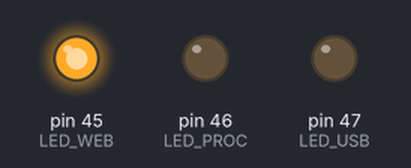
Bench run of a sketch on a simulated Arduino Mega 2560, built with avr-gcc and run on an emulated ATmega2560. Parts: output pins drawn as LEDs (lit = HIGH).

Above: at 0.5 s.
At 2.5 s:
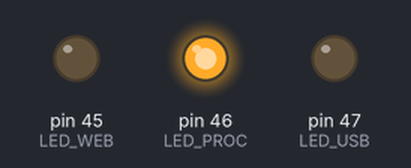
At 4.5 s:
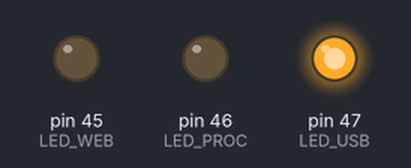
At 5.5 s:
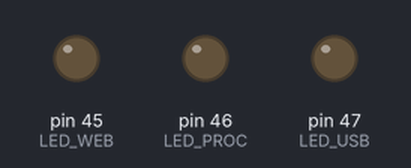
Timing chart, 0 to 7.8 s (numbered marks = the images above):
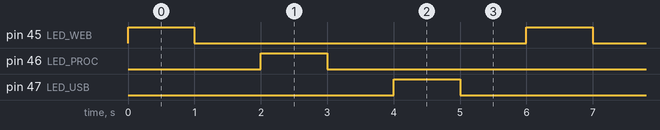

The sketch:

weusbfd_V1_XL.pdsprj.ino
```cpp
#define LED_WEB 45
#define LED_PROC 46
#define LED_USB 47


// the setup function runs once when you press reset or power the board
void setup() {
  // initialize digital pin 45 as an output.
  pinMode(LED_WEB, OUTPUT);
  pinMode(LED_PROC, OUTPUT);
  pinMode(LED_USB, OUTPUT);
}

// the loop function runs over and over again forever
void loop() {
  digitalWrite(LED_WEB, HIGH);  // turn the LED on (HIGH is the voltage level)
  delay(1000);                      // wait for a second
  digitalWrite(LED_WEB, LOW);   // turn the LED off by making the voltage LOW
  delay(1000);                      // wait for a second
    digitalWrite(LED_PROC, HIGH);  // turn the LED on (HIGH is the voltage level)
  delay(1000);                      // wait for a second
  digitalWrite(LED_PROC, LOW);   // turn the LED off by making the voltage LOW
  delay(1000);
    digitalWrite(LED_USB, HIGH);  // turn the LED on (HIGH is the voltage level)
  delay(1000);                      // wait for a second
  digitalWrite(LED_USB, LOW);   // turn the LED off by making the voltage LOW
  delay(1000);
}
```

Measured:
- by itself, pin 45 (LED_WEB), pin 46 (LED_PROC), pin 47 (LED_USB): alternates HIGH for 1.0 s and LOW for 5.0 s
- by itself, everything shown: repeats every 6.0 s, in 6 steps
